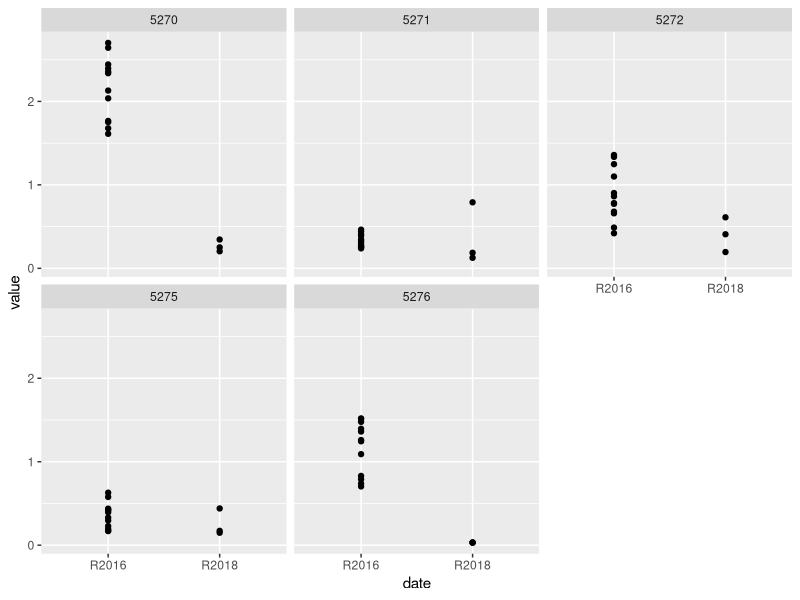
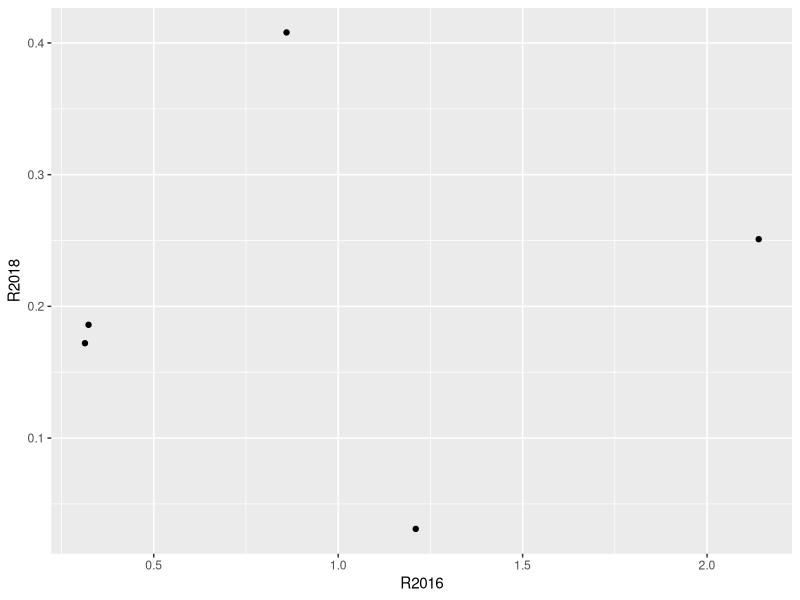
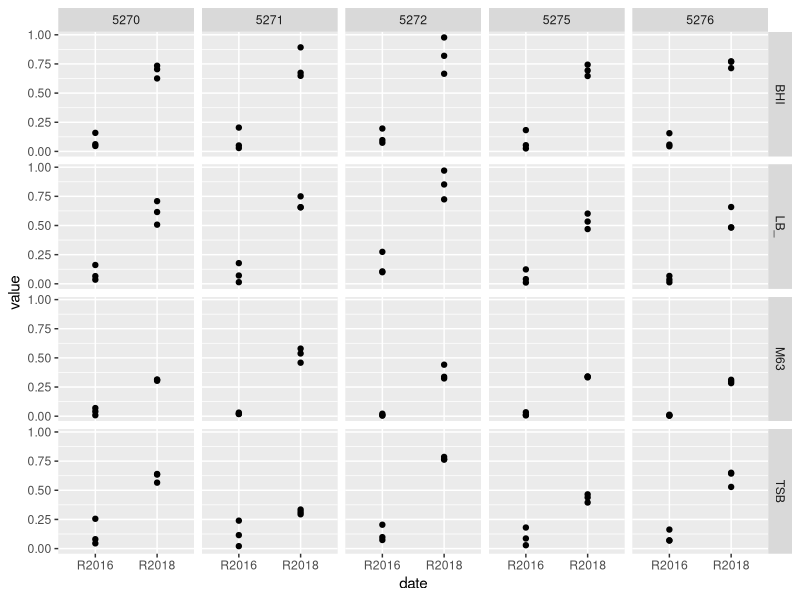
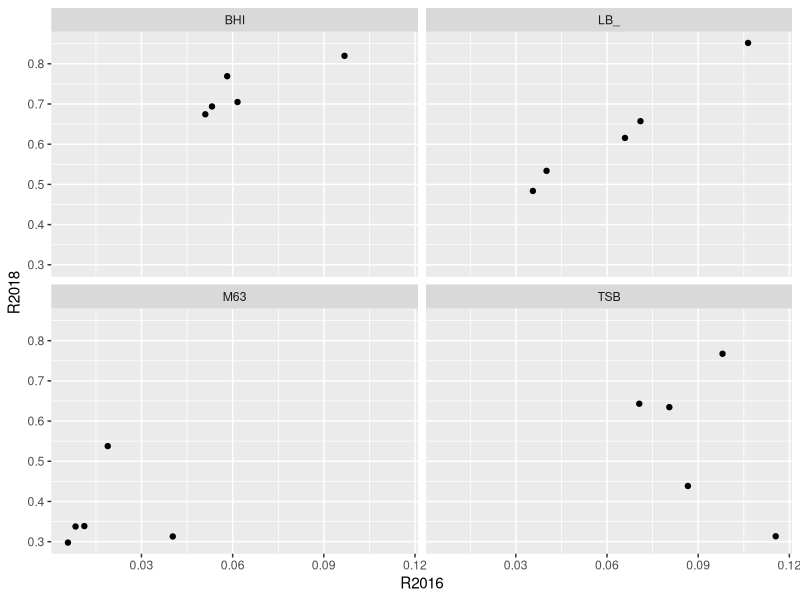

These figures' R source, in order:
library(dplyr)
library(reshape2)
library(ggplot2)
library(magrittr)

get_last_character <- function(x) {
  len_x <- nchar(x)
  substr(x, len_x, len_x)
}

raw_dat <- read.csv2("data/cv_and_videoscan.csv") %>% 
  mutate(strain = factor(strain)) %>% 
  melt(variable.name = "experiment") %>% 
  mutate(method = ifelse(grepl("CV", experiment), "CV", "Videoscan"),
         replicate = get_last_character(as.character(experiment)),
         medium = substr(experiment, 0, 3)) 


strains <- c("5270", "5271", "5272", "5275", "5276")

mediums <- c("LB10", "TSB", 
             "BHI", "M63")

absorbance <- c(0.204, 0.345, 0.251, 0.158, 0.141, 0.283, 
                0.202, 0.303, 0.522, 0.303, 0.183, 0.184, 
                0.791, 0.126, 0.186, 0.207, 0.219, 0.316, 
                0.22, 0.327, 0.46, 0.267, 0.202, 0.174, 
                0.195, 0.408, 0.611, 0.859, 0.872, 0.665, 
                0.29, 0.469, 0.679, 0.31, 0.265, 0.199, 
                0.44, 0.149, 0.172, 0.152, 0.189, 0.138, 
                0.185, 0.209, 0.206, 0.18, 0.168, 0.142, 
                0.032, 0.031, 0.031, 0.031, 0.032, 0.032, 
                0.146, 0.316, 0.243, 0.409, 0.189, 0.154)

absorbance <- matrix(absorbance, nrow = 6, ncol = 10)

rownames(absorbance) <- c("B", "C", "D", "E", "F", "G")
colnames(absorbance) <- seq(2,11)


CV2018 <- absorbance %>% 
  t %>% 
  data.frame() %>% 
  slice((1L:5)*2 - 1) %>% 
  select(B, C, D) %>% 
  mutate(strain = c("5270", "5271", "5272", "5275", "5276"),
         method = "CV",
         date = "R2018") %>% 
  melt(variable.name = "replicate") %>% 
  mutate(replicate = as.character(as.numeric(replicate)))

CV_all <- bind_rows(select(raw_dat, strain, method, value, replicate) %>% 
                      filter(method == "CV", strain %in% c("5270", "5271", "5272", "5275", "5276")) %>% 
                      mutate(date = "R2016"),
                    CV2018)


ggplot(CV_all, aes(x = date, y = value)) +
  geom_point() +
  facet_wrap(~ strain)


CV_aggr <- group_by(CV_all, strain, date, replicate) %>% 
  summarise(value = median(value)) %>% 
  summarise(value = median(value)) %>% 
  dcast(strain ~ date)

ggplot(CV_aggr, aes(x = R2016, y = R2018)) +
  geom_point()

# Michal - VS ---------------------------------------------


raw_vs_frame <- read.csv2("data/ProjektDevC003707-2018-07-26-Koza-Biofilm.csv", skip = 6, header = FALSE, stringsAsFactors = FALSE)
# raw_vs_frame <- read.csv2("data/ProjektDevC003709-2018-07-27-Ania-Biofilm.csv", skip = 6, header = FALSE, stringsAsFactors = FALSE)

vs_frame <- rbind(raw_vs_frame$V14)
colnames(vs_frame) <- rbind(raw_vs_frame$V3)
vs_frame <- matrix(vs_frame)
vs_frame <- matrix(data = vs_frame, nrow = 8, ncol = 12)
rownames(vs_frame) <- c("A", "B", "C", "D", "E", "F", "G", "H")
colnames(vs_frame) <- seq(1,12)

vs_frame <- vs_frame[-c(1,8), -c(1,12)]
vs_frame <- matrix(vs_frame,nrow = 3, ncol = 20)
colnames(vs_frame) <- rep(mediums, 5)

raw_vs <- vs_frame

colnames(raw_vs) <- paste0(colnames(raw_vs), "_", c("5270", "5271", "5272", "5275", "5276") %>% lapply(rep, 4) %>% unlist)

VS_all <- bind_rows(select(raw_dat, strain, method, value, replicate, medium) %>% 
                      filter(method == "Videoscan", strain %in% c("5270", "5271", "5272", "5275", "5276")) %>% 
                      mutate(date = "R2016"),
                    melt(raw_vs) %>% 
                      rename(replicate = Var1) %>% 
                      mutate(medium = sapply(strsplit(as.character(Var2), split = "_"), first),
                             strain = sapply(strsplit(as.character(Var2), split = "_"), last),
                             replicate = as.character(replicate)) %>% 
                      select(-Var2) %>% 
                      mutate(medium = ifelse(medium == "LB10", "LB_", medium),
                             date = "R2018",
                             method = "Videoscan"))

ggplot(VS_all, aes(x = date, y = value)) +
  geom_point() +
  facet_grid(medium ~ strain)


VS_aggr <- group_by(VS_all, strain, medium, date, replicate) %>% 
  summarise(value = median(value)) %>% 
  summarise(value = median(value)) %>% 
  dcast(strain + medium ~ date)

ggplot(VS_aggr, aes(x = R2016, y = R2018)) +
  geom_point() +
  facet_wrap(~ medium)

group_by(VS_aggr, medium) %>% 
  summarise(rho = cor(R2016, R2018, method = "spearman"))